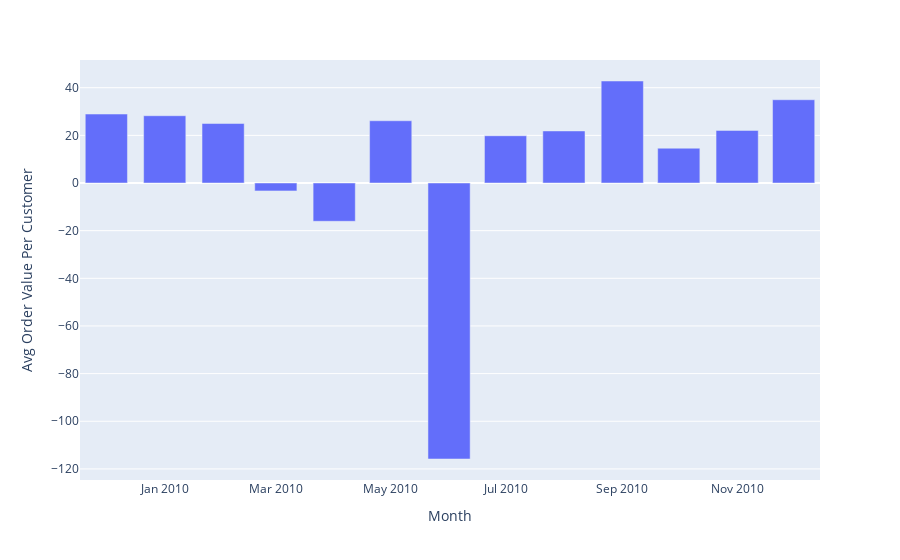

Notebook source saved alongside this figure:
### Code cell
df12=pd.pivot_table(dataframe,index=['Customer ID','Month'],values='TotalPrice',aggfunc='mean',fill_value=0)

df13=df12.reset_index()
df13.rename(columns={'TotalPrice':'Avg Order Value Per Customer'},inplace=True)
df14=pd.pivot_table(df13,index=['Month'],values='Avg Order Value Per Customer',aggfunc='mean',fill_value=0).reset_index()
px.bar(df14,'Month','Avg Order Value Per Customer')

### Figure 1 — Plotly figure (JSON) as saved in the notebook; plotly's stock layout.template omitted (floating-point values rounded to 4 significant figures)
{"data": [{"alignmentgroup": "True", "hovertemplate": "Month=%{x}<br>Avg Order Value Per Customer=%{y}<extra></extra>", "legendgroup": "", "marker": {"color": "#636efa", "pattern": {"shape": ""}}, "name": "", "offsetgroup": "", "orientation": "v", "showlegend": false, "textposition": "auto", "type": "bar", "x": ["2009-12", "2010-1", "2010-10", "2010-11", "2010-12", "2010-2", "2010-3", "2010-4", "2010-5", "2010-6", "2010-7", "2010-8", "2010-9"], "xaxis": "x", "y": [28.94, 28.24, 14.6, 22.07, 34.95, 24.97, -3.313, -16.07, 26.13, -115.8, 19.83, 21.86, 42.81], "yaxis": "y"}], "layout": {"barmode": "relative", "legend": {"tracegroupgap": 0}, "margin": {"t": 60}, "xaxis": {"anchor": "y", "domain": [0, 1], "title": {"text": "Month"}}, "yaxis": {"anchor": "x", "domain": [0, 1], "title": {"text": "Avg Order Value Per Customer"}}}}
